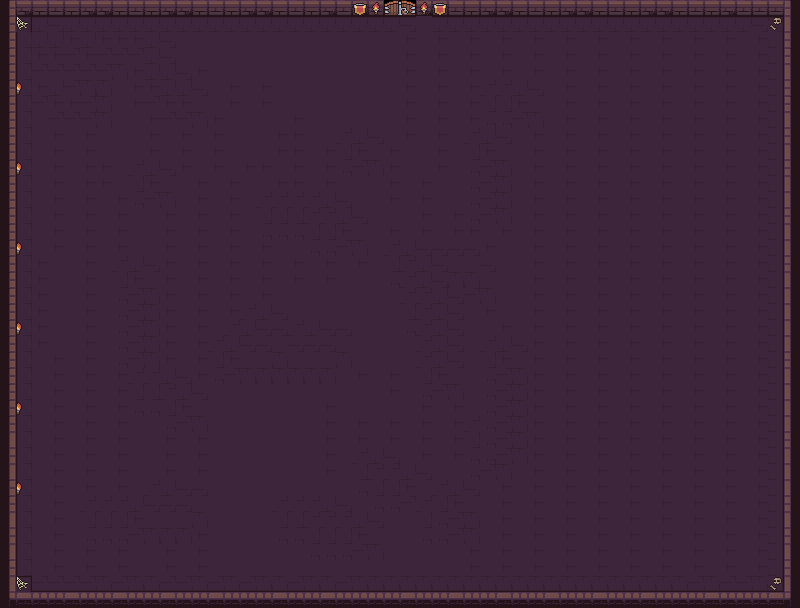

Tiled map render using the project's own tile images. Description and the map definition, with tile-layer contents summarised, below:
An orthogonal 50x38 tile map with 16x16 px tiles, 2 tile layers (Tile Layer 1, Tile Layer 2).

<map version="1.0" tiledversion="1.0.3" orientation="orthogonal" renderorder="right-down" width="50" height="38" tilewidth="16" tileheight="16" nextobjectid="1">
 <tileset firstgid="1" source="DunTs.tsx" />
 <layer name="Tile Layer 1" width="50" height="38">
  <data>[1900 cells, 1900 non-empty, 38 distinct tile ids]</data>
 </layer>
 <layer name="Tile Layer 2" width="50" height="38">
  <data>[1900 cells, 14 non-empty, 5 distinct tile ids]</data>
 </layer>
</map>
